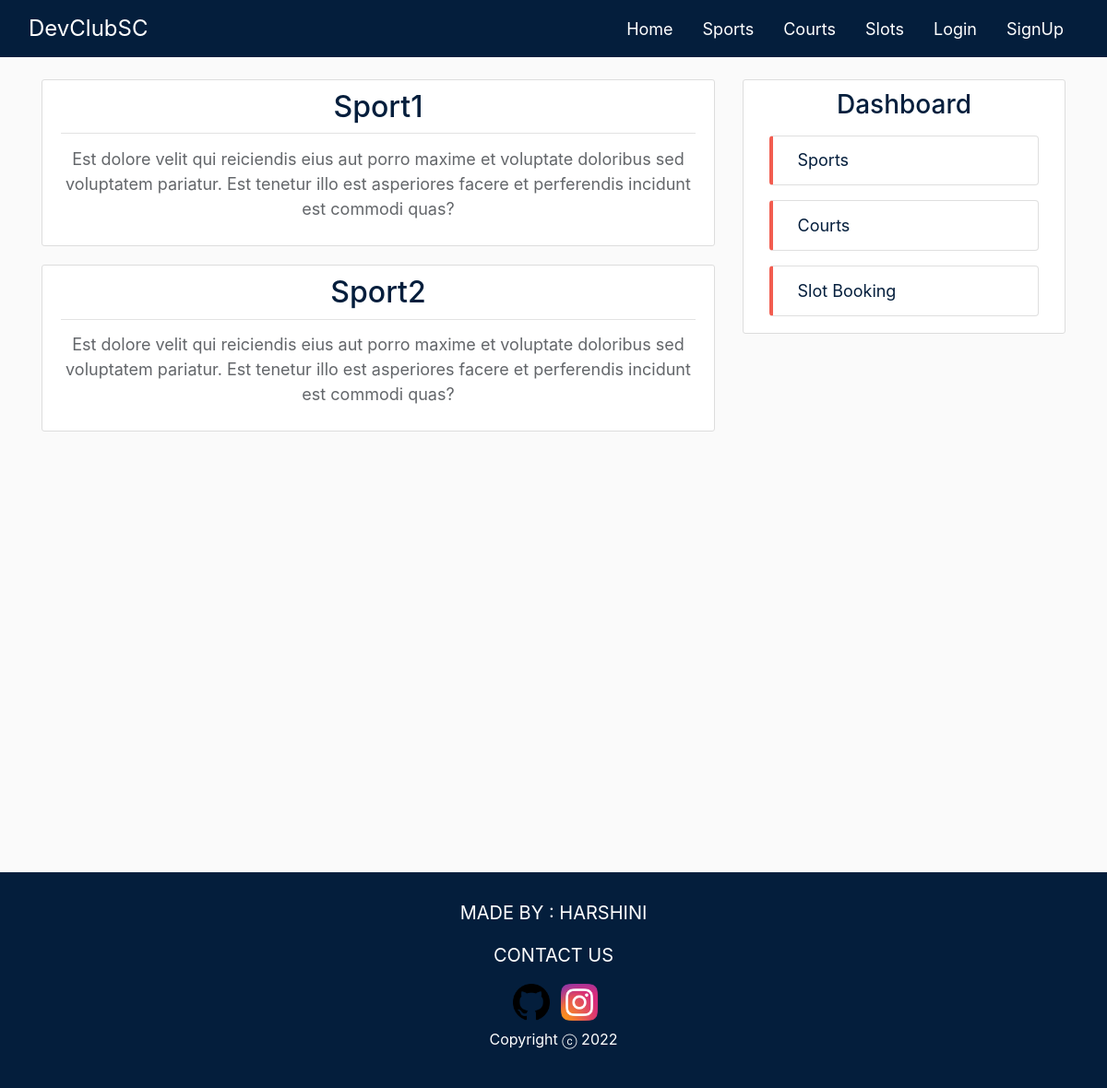
Page /sports/ on the earlier database version.
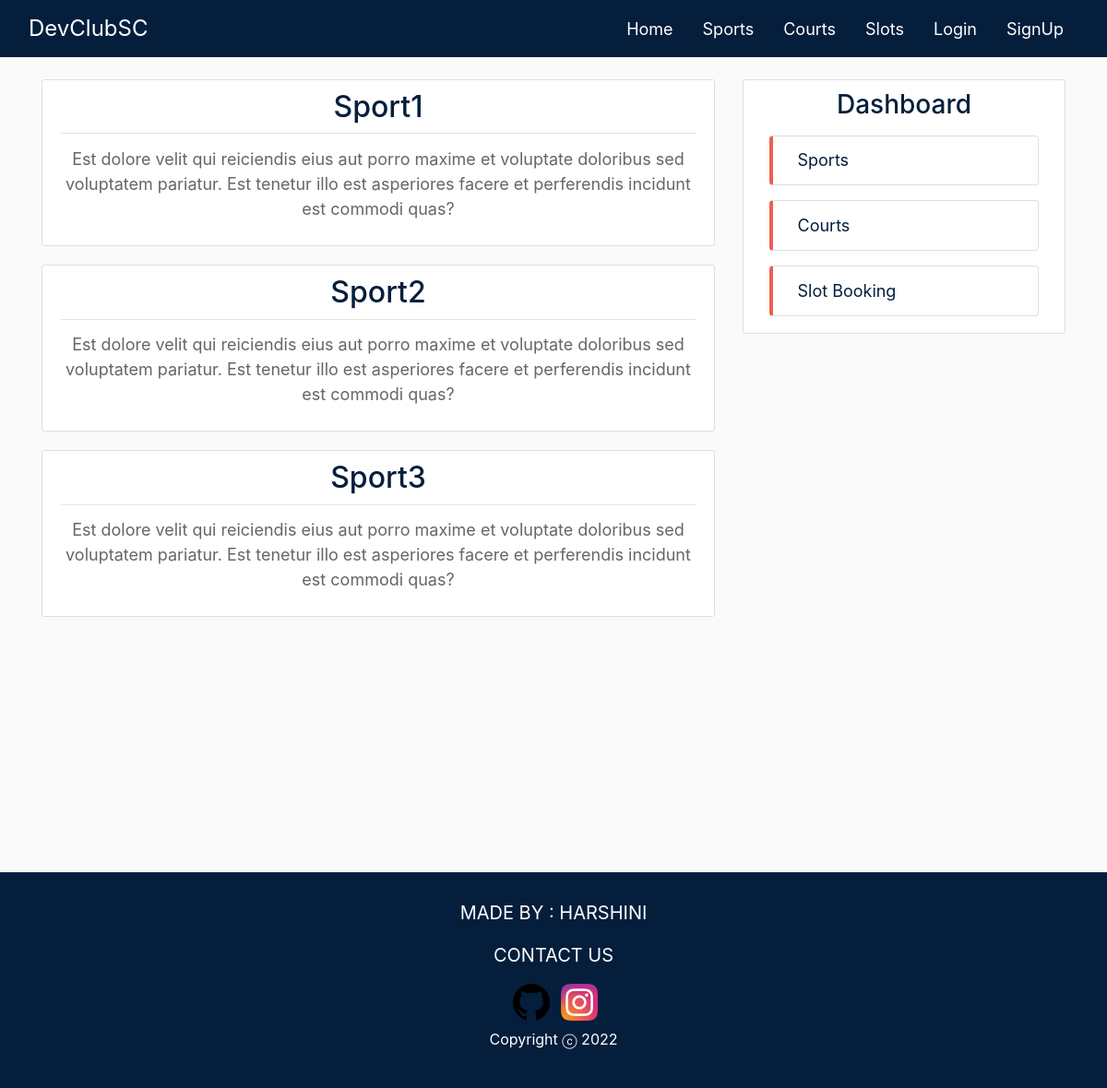
Same page on the later database version.
### sports/models.py (models this page shows, shortened)
class Sport(models.Model):
    name = models.CharField(max_length=100)
    courts = models.ManyToManyField(Court, blank=True)

### sports/views.py (the view)
# urls.py: path('sports/', SportListView.as_view(), name='sports-home'),
class SportListView(ListView):
    model = Sport
    template_name = 'sports/sports.html'
    context_object_name = 'sports'
    extra_context = {'staffs': Staff.objects.all(), 'slots': Slot.objects.all()}

### sports/templates/sports/sports.html (shortened to what this page needs)
{% extends 'sports/base.html' %}
{% block content %}
{% for sport in sports %}
    <div class="media content-section shadow-box">
        <div class="media-body ">
            <div class="article-metadata sport-title-div">
                <h2><a class="article-title sport-title" href="{% url 'sports-detail' sport.id %}">{{ sport.name }}</a></h2>
            </div>
            <p class="sports-article-content">Est dolore velit qui reiciendis eius aut porro maxime et voluptate doloribus sed voluptatem pariatur. Est tenetur illo est asperiores facere et perferendis incidunt est commodi quas?</p>
        </div>
    </div>
{% endfor %}
{% endblock content %}

Differences in the rows shown:
added Sport: name "Sport3"
